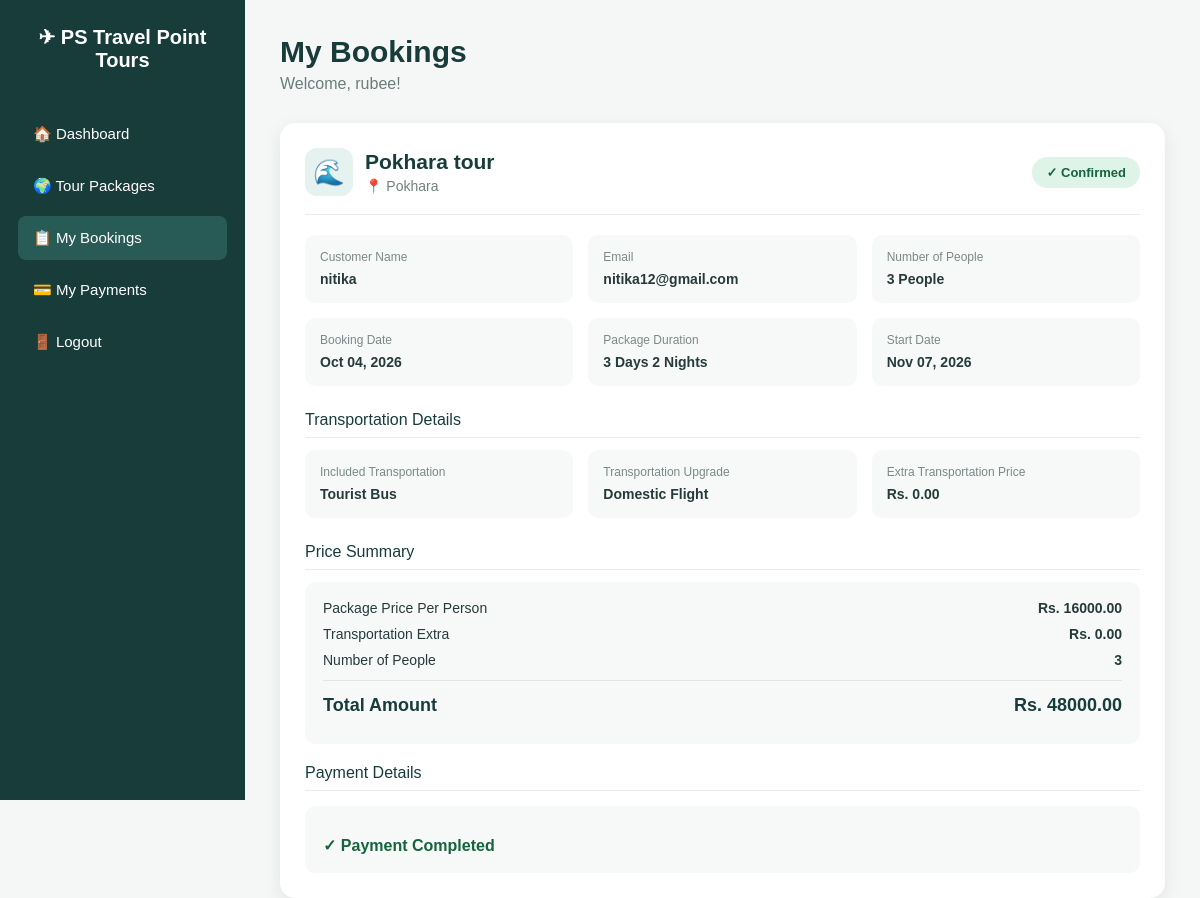
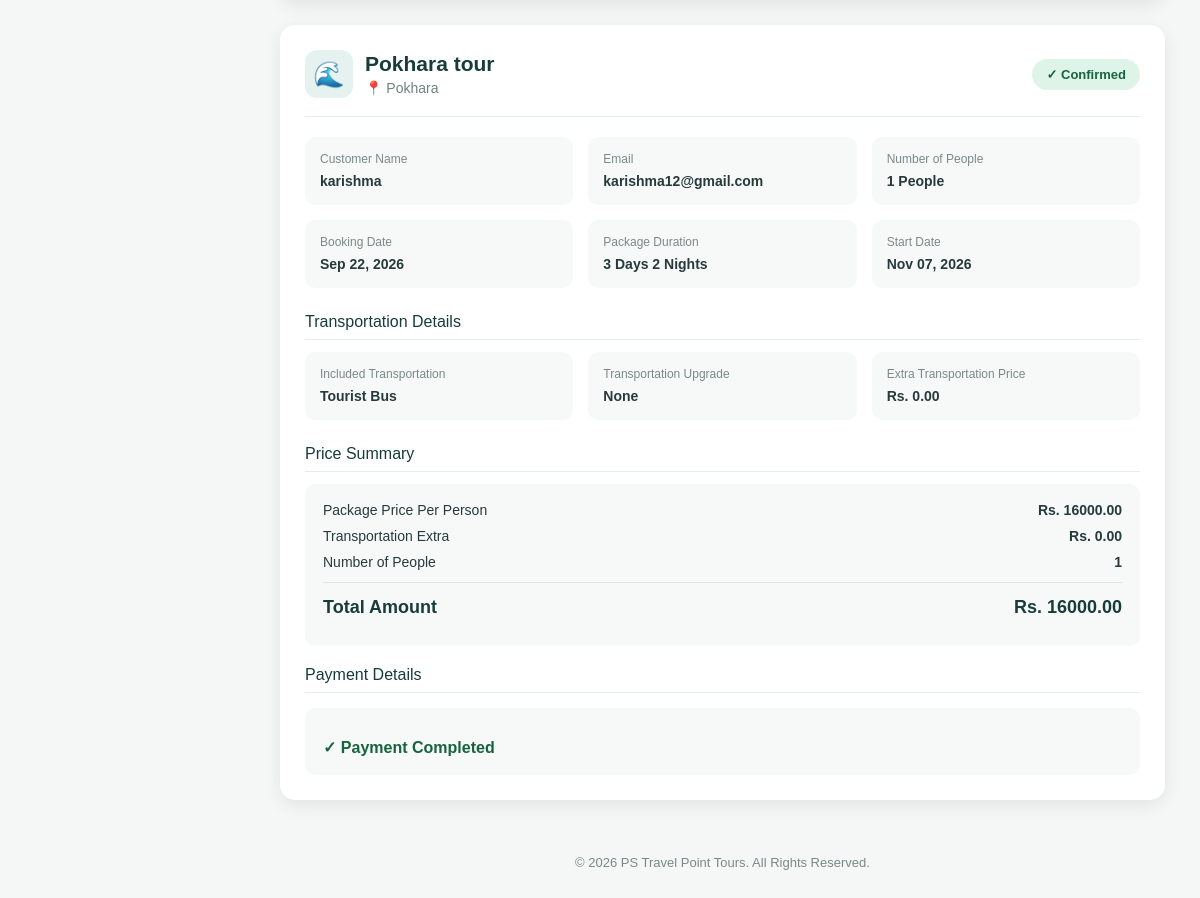
The app's page /my-bookings/ (signed in) with its own data (2 pictures, top to bottom).
### travel/models.py (models this page shows, shortened)
class Booking(models.Model):
    user = models.ForeignKey(
        User,
        on_delete=models.CASCADE,
        null=True,
        blank=True
    )
    customer_name = models.CharField(
        max_length=100
    )
    customer_email = models.EmailField()
    tour_package = models.ForeignKey(
        TourPackage,
        on_delete=models.CASCADE
    )
    booking_date = models.DateField(
        auto_now_add=True
    )
    number_of_people = models.IntegerField()
    transportation_upgrade = models.CharField(
        max_length=50,
        default='None'
    )
    transportation_price = models.DecimalField(
        max_digits=10,
        decimal_places=2,
        default=0
    )
    status = models.CharField(
        max_length=20,
        default='Pending'
    )

class TourPackage(models.Model):
    package_name = models.CharField(
        max_length=100
    )
    destination = models.CharField(
        max_length=100
    )
    description = models.TextField()
    itinerary = models.TextField(
        blank=True
    )
    duration = models.CharField(
        max_length=50
    )
    price = models.DecimalField(
        max_digits=10,
        decimal_places=2
    )
    available_seats = models.IntegerField()
    start_date = models.DateField()
    transportation = models.CharField(
        max_length=50,
        default='Tourist Bus'
    )
    accommodation = models.CharField(
        max_length=100,
        blank=True
    )
    meals = models.CharField(
        max_length=100,
        blank=True
    )
    sightseeing = models.TextField(
        blank=True
    )

### travel/views.py (the view)
# urls.py: path('my-bookings/', views.my_bookings, name='my_bookings'),
@login_required
def my_bookings(request):
    bookings = Booking.objects.filter(
        user=request.user
    ).select_related(
        'tour_package'
    ).order_by(
        '-booking_date'
    )
    for booking in bookings:
        booking.total_amount = (
            booking.tour_package.price
            * booking.number_of_people
        ) + booking.transportation_price
        payment = Payment.objects.filter(
            booking=booking
        ).order_by(
            '-payment_date'
        ).first()
        if payment:
            booking.payment_status = payment.status
        else:
            booking.payment_status = 'Pending'
    return render(
        request,
        'travel/my_bookings.html',
        {
            'bookings': bookings
        }
    )

### travel/templates/travel/my_bookings.html (shortened to what this page needs)
<!DOCTYPE html>
<html lang="en">
<head>
</head>
<body>
<div class="sidebar">
    <div class="logo">
        ✈ PS Travel Point Tours
    </div>
    <a href="{% url 'dashboard' %}">
        🏠 Dashboard
    </a>
    <a href="{% url 'packages' %}">
        🌍 Tour Packages
    </a>
    <a href="{% url 'my_bookings' %}" class="active">
        📋 My Bookings
    </a>
   <a href="{% url 'my_payments' %}">
    💳 My Payments
    </a>
    <a href="{% url 'logout' %}">
        🚪 Logout
    </a>
</div>
<div class="main">
    <div class="top-section">
        <div>
            <h1>
                My Bookings
            </h1>
            <p class="welcome">
                Welcome, {{ request.user.username }}!
            </p>
        </div>
    </div>
    {% if bookings %}
        {% for booking in bookings %}
            <div class="booking-card">
                <div class="booking-header">
                    <div class="package-title">
                        <div class="package-icon">
                            {% if booking.tour_package.destination == "Pokhara" %}
                                🌊
                            {% elif booking.tour_package.destination == "Kathmandu" %}
                                🛕
                            {% elif booking.tour_package.destination == "Everest Region" %}
                                ⛰
                            {% elif booking.tour_package.destination == "Chitwan" %}
                                🐘
                            {% else %}
                                ✈
                            {% endif %}
                        </div>
                        <div>
                            <h2>
                                {{ booking.tour_package.package_name }}
                            </h2>
                            <div class="destination">
                                📍 {{ booking.tour_package.destination }}
                            </div>
                        </div>
                    </div>
                    {% if booking.status == "Confirmed" %}
                        <span class="status confirmed">
                            ✓ Confirmed
                        </span>
                    {% else %}
                        <span class="status pending">
                            ⏳ Pending
                        </span>
                    {% endif %}
                    </div>
                <div class="details-grid">
                    <div class="detail-box">
                        <span>
                            Customer Name
                        </span>
                        <strong>
                            {{ booking.customer_name }}
                        </strong>
                    </div>
                    <div class="detail-box">
                        <span>
                            Email
                        </span>
                        <strong>
                            {{ booking.customer_email }}
                        </strong>
                    </div>
                    <div class="detail-box">
                        <span>
                            Number of People
                        </span>
                        <strong>
                            {{ booking.number_of_people }} People
                        </strong>
                    </div>
                    <div class="detail-box">
                        <span>
                            Booking Date
                        </span>
                        <strong>
                            {{ booking.booking_date|date:"M d, Y" }}
                        </strong>
                    </div>
                    <div class="detail-box">
                        <span>
                            Package Duration
                        </span>
                        <strong>
                            {{ booking.tour_package.duration }}
                        </strong>
                    </div>
                    <div class="detail-box">
                        <span>
                            Start Date
                        </span>
                        <strong>
                            {{ booking.tour_package.start_date|date:"M d, Y" }}
                        </strong>
                    </div>
                </div>
                <div class="section-title">
                    Transportation Details
                </div>
                <div class="details-grid">
                    <div class="detail-box">
                        <span>
                            Included Transportation
                        </span>
                        <strong>
                            {{ booking.tour_package.transportation }}
                        </strong>
                    </div>
                    <div class="detail-box">
                        <span>
                            Transportation Upgrade
                        </span>
                        <strong>
                            {{ booking.transportation_upgrade }}
                        </strong>
                    </div>
                    <div class="detail-box">
                        <span>
                            Extra Transportation Price
                        </span>
                        <strong>
                            Rs. {{ booking.transportation_price|floatformat:2 }}
                        </strong>
                    </div>
                </div>
                <div class="section-title">
                    Price Summary
                </div>
                <div class="price-box">
                    <div class="price-row">
                        <span>
                            Package Price Per Person
                        </span>
                        <strong>
                            Rs. {{ booking.tour_package.price|floatformat:2 }}
                        </strong>
                    </div>
                    <div class="price-row">
                        <span>
                            Transportation Extra
                        </span>
                        <strong>
                            Rs. {{ booking.transportation_price|floatformat:2 }}
                        </strong>
                    </div>
                    <div class="price-row">
                        <span>
                            Number of People
                        </span>
                        <strong>
                            {{ booking.number_of_people }}
                        </strong>
                    </div>
                    <div class="price-row total">
                        <span>
                            Total Amount
                        </span>
                        <strong>
                            Rs. {{ booking.total_amount|floatformat:2 }}
                        </strong>
                    </div>
                </div>
                <div class="section-title">
                    Payment Details
                </div>
                <div class="payment-box">
                    {% if booking.payment_status == "Paid" %}
                        <div class="payment-completed">
                            ✓ Payment Completed
                        </div>
                    {% endif %}
                </div>
            </div>
        {% endfor %}
    {% endif %}
    <footer>
        © 2026 PS Travel Point Tours. All Rights Reserved.
    </footer>
</div>
</body>
</html>

### travel/templates/travel/my_bookings.html (style rules this page uses)
* { margin: 0; padding: 0; box-sizing: border-box; font-family: Arial, sans-serif; }
body { background: #f4f7f6; color: #263b39; }
.sidebar { position: fixed; left: 0; top: 0; width: 245px; height: 100vh; background: #173c3a; color: white; padding: 25px 18px; }
.logo { font-size: 20px; font-weight: bold; margin-bottom: 40px; text-align: center; }
.sidebar a { display: block; color: white; text-decoration: none; padding: 13px 15px; margin-bottom: 8px; border-radius: 8px; font-size: 15px; }
.sidebar a:hover, .sidebar a.active { background: #285b56; }
.main { margin-left: 245px; padding: 35px; }
.top-section { display: flex; justify-content: space-between; align-items: center; margin-bottom: 30px; }
.top-section h1 { font-size: 30px; color: #173c3a; }
.welcome { color: #6b7d7a; margin-top: 6px; }
.booking-card { background: white; border-radius: 15px; padding: 25px; margin-bottom: 25px; box-shadow: 0 5px 18px rgba(0,0,0,0.08); }
.booking-header { display: flex; justify-content: space-between; align-items: center; border-bottom: 1px solid #e6eceb; padding-bottom: 18px; margin-bottom: 20px; }
.package-title { display: flex; align-items: center; gap: 12px; }
.package-icon { width: 48px; height: 48px; background: #e5f2ef; border-radius: 12px; display: flex; align-items: center; justify-content: center; font-size: 25px; }
.package-title h2 { font-size: 21px; color: #173c3a; }
.destination { color: #70817e; font-size: 14px; margin-top: 4px; }
.status { padding: 8px 14px; border-radius: 20px; font-size: 13px; font-weight: bold; }
.confirmed { background: #dff4e8; color: #17633d; }
.details-grid { display: grid; grid-template-columns: repeat(3, 1fr); gap: 15px; margin-bottom: 25px; }
.detail-box { background: #f7f9f9; border-radius: 10px; padding: 15px; }
.detail-box span { display: block; font-size: 12px; color: #7a8987; margin-bottom: 6px; }
.detail-box strong { font-size: 14px; color: #263b39; }
.section-title { font-size: 16px; color: #173c3a; margin: 20px 0 12px; padding-bottom: 8px; border-bottom: 1px solid #e6eceb; }
.price-box { background: #f7f9f9; border-radius: 10px; padding: 18px; }
.price-row { display: flex; justify-content: space-between; margin-bottom: 10px; font-size: 14px; }
.price-row.total { border-top: 1px solid #dfe7e5; padding-top: 14px; margin-top: 12px; font-size: 18px; font-weight: bold; color: #173c3a; }
.payment-box { background: #f7f9f9; border-radius: 10px; padding: 18px; margin-top: 15px; }
.payment-completed { color: #17633d; font-weight: bold; margin-top: 12px; }
footer { text-align: center; color: #7a8987; font-size: 13px; margin-top: 35px; padding: 20px; }

### records on screen
Booking: tour_package.package_name "Pokhara tour", tour_package.destination "Pokhara", status "✓ Confirmed", customer_name "nitika", customer_email "nitika12@gmail.com", number_of_people "3", booking_date "Oct 04, 2026", tour_package.duration "3 Days 2 Nights", tour_package.start_date "Nov 07, 2026", tour_package.transportation "Tourist Bus", transportation_upgrade "Domestic Flight", transportation_price "0.00", tour_package.price "16000.00", total_amount "48000.00", shows "✓ Payment Completed"
Booking: tour_package.package_name "Pokhara tour", tour_package.destination "Pokhara", status "✓ Confirmed", customer_name "karishma", customer_email "karishma12@gmail.com", number_of_people "1", booking_date "Sep 22, 2026", tour_package.duration "3 Days 2 Nights", tour_package.start_date "Nov 07, 2026", tour_package.transportation "Tourist Bus", transportation_upgrade "None", transportation_price "0.00", tour_package.price "16000.00", total_amount "16000.00", shows "✓ Payment Completed"

### other values on screen
{{ request.user.username }} "rubee"
